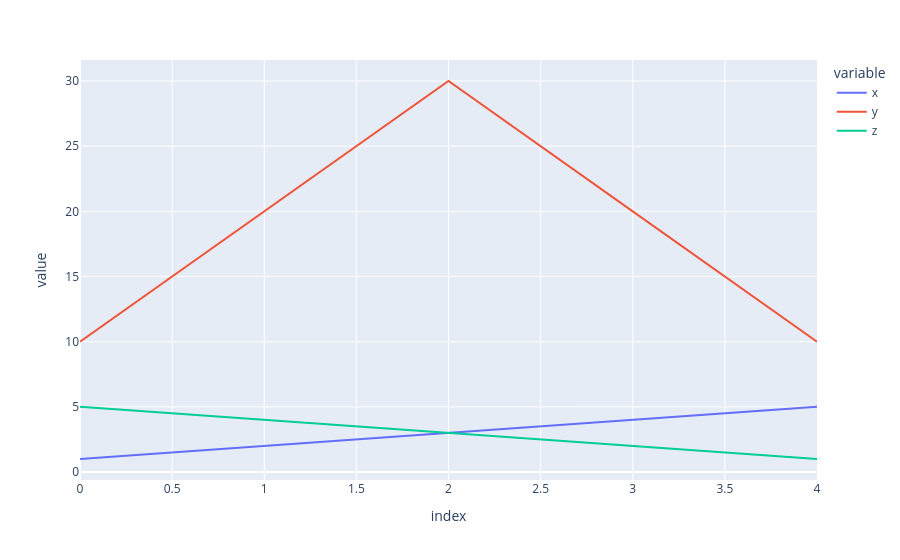

Source (notebook cell):
### Code cell
df3.plot()

### Figure 1 — Plotly figure (JSON) as saved in the notebook; plotly's stock layout.template omitted (floating-point values rounded to 4 significant figures)
{"data": [{"hovertemplate": "variable=x<br>index=%{x}<br>value=%{y}<extra></extra>", "legendgroup": "x", "line": {"color": "#636efa", "dash": "solid"}, "marker": {"symbol": "circle"}, "mode": "lines", "name": "x", "orientation": "v", "showlegend": true, "type": "scatter", "x": [0, 1, 2, 3, 4], "xaxis": "x", "y": [1, 2, 3, 4, 5], "yaxis": "y"}, {"hovertemplate": "variable=y<br>index=%{x}<br>value=%{y}<extra></extra>", "legendgroup": "y", "line": {"color": "#EF553B", "dash": "solid"}, "marker": {"symbol": "circle"}, "mode": "lines", "name": "y", "orientation": "v", "showlegend": true, "type": "scatter", "x": [0, 1, 2, 3, 4], "xaxis": "x", "y": [10, 20, 30, 20, 10], "yaxis": "y"}, {"hovertemplate": "variable=z<br>index=%{x}<br>value=%{y}<extra></extra>", "legendgroup": "z", "line": {"color": "#00cc96", "dash": "solid"}, "marker": {"symbol": "circle"}, "mode": "lines", "name": "z", "orientation": "v", "showlegend": true, "type": "scatter", "x": [0, 1, 2, 3, 4], "xaxis": "x", "y": [5, 4, 3, 2, 1], "yaxis": "y"}], "layout": {"legend": {"title": {"text": "variable"}, "tracegroupgap": 0}, "margin": {"t": 60}, "xaxis": {"anchor": "y", "domain": [0, 1], "title": {"text": "index"}}, "yaxis": {"anchor": "x", "domain": [0, 1], "title": {"text": "value"}}}}
